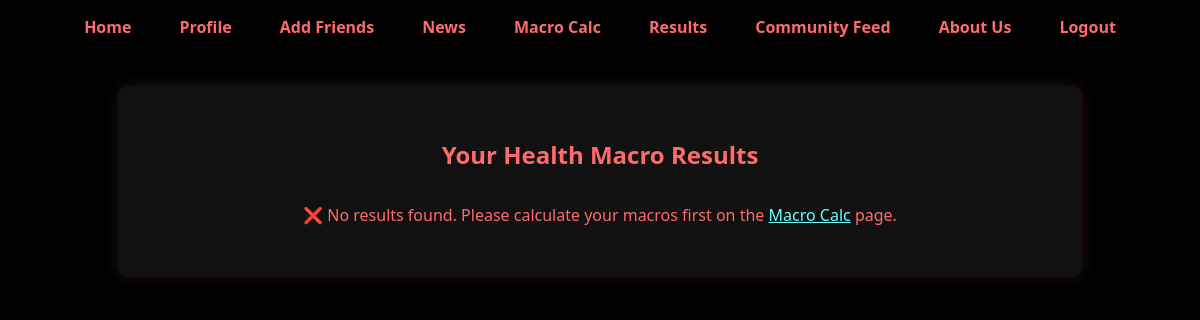
The page /results (signed in) on the database as committed earlier.
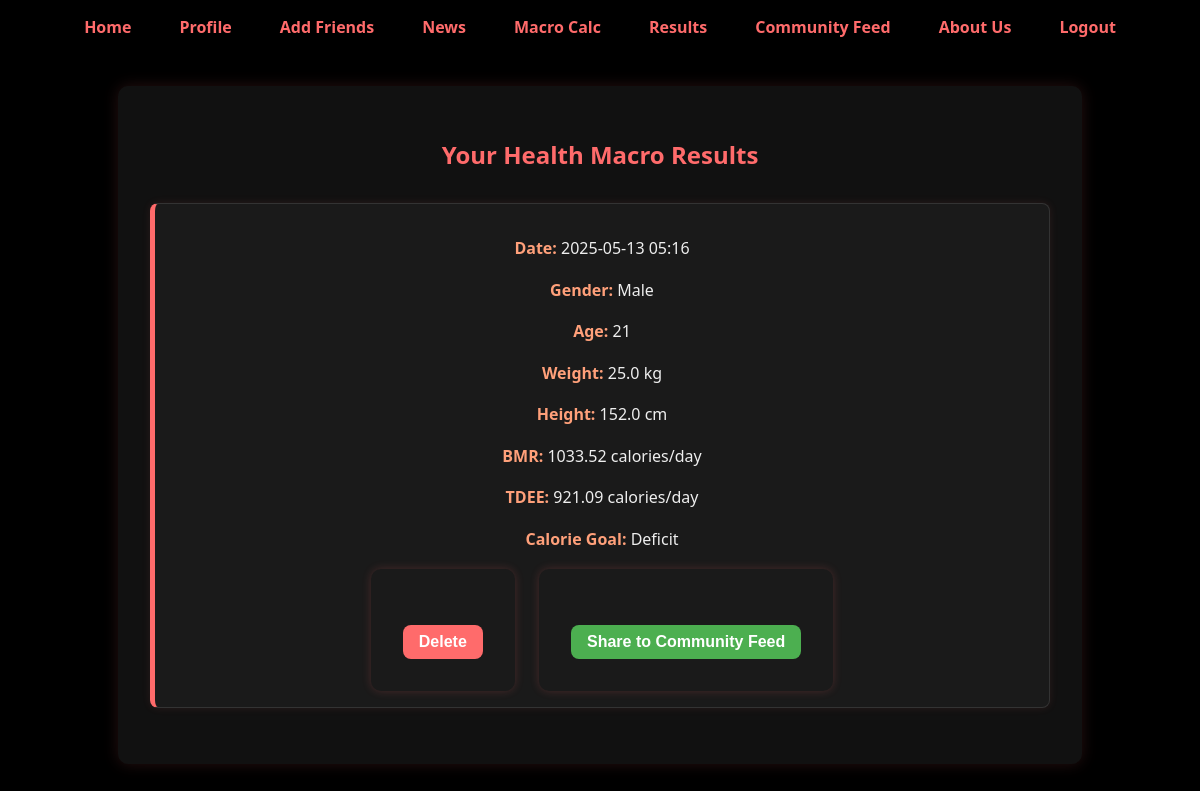
The same page on the database as committed later.
### app/models.py (models this page shows)
class MacroPost(db.Model):
    id = db.Column(db.Integer, primary_key=True)
    gender = db.Column(db.String(10), nullable=False)
    age = db.Column(db.Integer, nullable=False)
    weight = db.Column(db.Float, nullable=False)
    height = db.Column(db.Float, nullable=False)
    bmr = db.Column(db.Float, nullable=False)
    tdee = db.Column(db.Float, nullable=False)
    calorie_goal = db.Column(db.String(10), nullable=False, server_default='maintain')
    timestamp = db.Column(db.DateTime, server_default=db.func.now())
    user_id = db.Column(db.Integer, db.ForeignKey('user.id'), nullable=False)
    user = db.relationship('User', backref=db.backref('macroposts', lazy=True))

### app/routes.py (the view)
@app.route("/results")
def results():
    macro_posts = []
    if current_user.is_authenticated:
        macro_posts = MacroPost.query.filter_by(user_id=current_user.id).order_by(MacroPost.timestamp.desc()).all()
    return render_template("results.html", macro_posts=macro_posts)

### app/__init__.py (called while the page is built)
@login_manager.user_loader
def load_user(user_id):
    return User.query.get(int(user_id))

### app/templates/results.html (shortened to what this page needs)
{% extends "base.html" %}
{% block content %}
<section>
    <h1>Your Health Macro Results</h1>
    {% if macro_posts and macro_posts|length > 0 %}
        <div class="macro-history" style="margin-top: 2rem;">
            <ul>
                {% for post in macro_posts %}
                    <li style="margin-bottom: 1.5rem; text-align:center;">
                        <p><strong>Date:</strong> {{ post.timestamp.strftime('%Y-%m-%d %H:%M') }}</p>
                        <p><strong>Gender:</strong> {{ post.gender|capitalize }}</p>
                        <p><strong>Age:</strong> {{ post.age }}</p>
                        <p><strong>Weight:</strong> {{ post.weight }} kg</p>
                        <p><strong>Height:</strong> {{ post.height }} cm</p>
                        <p><strong>BMR:</strong> {{ post.bmr }} calories/day</p>
                        <p><strong>TDEE:</strong> {{ post.tdee }} calories/day</p>
                        <p><strong>Calorie Goal:</strong> {{ post.calorie_goal|capitalize }}</p>
                        <form action="{{ url_for('delete_macro_post', post_id=post.id) }}" method="POST" style="display:inline-block; margin: 0 10px;">
                            <button type="submit" onclick="return confirm('Are you sure you want to delete this entry?');" style="background-color: #ff6b6b; color: #fff; font-weight: bold; padding: 8px 16px; border: none; border-radius: 8px; cursor: pointer;">Delete</button>
                        </form>
                        <form action="{{ url_for('create_feed_post', post_id=post.id) }}" method="POST" style="display:inline-block; margin: 0 10px;">
                            <button type="submit" style="background-color: #4CAF50; color: #fff; font-weight: bold; padding: 8px 16px; border: none; border-radius: 8px; cursor: pointer;">Share to Community Feed</button>
                        </form>
                    </li>
                {% endfor %}
            </ul>
        </div>
    {% else %}
        <div class="no-results-message" style="text-align:center; font-size: 1.1rem; margin-top: 2rem;">
            <p style='color:#ff6b6b;'>❌ No results found. Please calculate your macros first on the <a href='/calculator' style='color:#6bffff; text-decoration:underline;'>Macro Calc</a> page.</p>
        </div>
    {% endif %}
</section>
{% endblock %}

### app/templates/base.html (shortened to what this page needs)
<!DOCTYPE html>
<html lang="en">
<head>
  <link rel="stylesheet" href="{{ url_for('static', filename='css/style.css') }}">
</head>
<body>
  <header>
    <nav>
      <ul>
        <li><a href="{{ url_for('home') }}">Home</a></li>
        {% if current_user.is_authenticated %}
          <li><a href="{{ url_for('profile') }}">Profile</a></li>
          <li><a href="{{ url_for('friends') }}">Add Friends</a></li>
          <li><a href="{{ url_for('news') }}">News</a></li>
        {% else %}
          <li><a href="{{ url_for('login') }}">Login</a></li>
          <li><a href="{{ url_for('calculator') }}">Macro Calc</a></li>
        {% endif %}
        {% if current_user.is_authenticated and request.endpoint != 'view_user_profile' %}
        <li><a href="{{ url_for('calculator') }}">Macro Calc</a></li>
        {% endif %}
        <li><a href="{{ url_for('results') }}">Results</a></li>
        <li><a href="{{ url_for('feed') }}">Community Feed</a></li>
        <li><a href="{{ url_for('about') }}">About Us</a></li>
        {% if current_user.is_authenticated %}
          <li><a href="{{ url_for('logout') }}">Logout</a></li>
        {% endif %}
      </ul>
    </nav>
  </header>
  <main>
    {% block content %}
    {% endblock %}
  </main>
</body>
</html>

### app/static/css/style.css (style rules this page uses)
body { background-color: #000; color: #eee; font-family: 'Segoe UI', Tahoma, Geneva, Verdana, sans-serif; margin: 0; padding: 0; }
h1, h2 { color: #ff6b6b; text-align: center; }
header { padding: 1rem 2rem; }
nav ul { list-style: none; display: flex; justify-content: flex-end; gap: 1rem; padding: 0; margin: 0; }
nav a { position: relative; color: #ff6b6b; font-weight: bold; text-decoration: none; padding: 0.5rem 1rem; transition: color 0.3s ease; }
nav a::after { content: ''; position: absolute; left: 0; bottom: 0; height: 2px; width: 0%; background-color: #ff6b6b; transition: width 0.3s ease; }
form { background-color: #1a1a1a; padding: 2rem; border-radius: 10px; max-width: 500px; margin: 2rem auto; box-shadow: 0 0 10px rgba(255, 107, 107, 0.2); }
input, select, button { width: 100%; padding: 0.7rem; margin-top: 0.5rem; border-radius: 5px; border: none; background-color: #333; color: #fff; font-size: 1rem; }
button { background-color: #ff6b6b; color: #000; font-weight: bold; margin-top: 1.5rem; cursor: pointer; transition: background-color 0.3s; }
section { background-color: #111; color: #eee; max-width: 900px; margin: 2rem auto; padding: 2rem; border-radius: 10px; box-shadow: 0 0 15px rgba(255, 107, 107, 0.15); }
section p { font-size: 1rem; line-height: 1.6; }
.macro-history ul { list-style: none; padding: 0; margin: 0; }
.macro-history li { background-color: #1a1a1a; border: 1px solid #333; border-left: 5px solid #ff6b6b; border-radius: 8px; padding: 1rem; margin-bottom: 1rem; box-shadow: 0 0 8px rgba(255, 107, 107, 0.1); transition: transform 0.2s ease; }
.macro-history strong { color: #ffa07a; }
nav ul { flex-wrap: wrap; justify-content: center; }

Rows that differ between the two databases and show on the page:
added MacroPost: timestamp "2025-05-13 05:16", gender "Male", age "21", weight "25.0", height "152.0", bmr "1033.52", tdee "921.09", calorie_goal "Deficit"
Other text that changed with them:
text no longer shown: "❌ No results found. Please calculate your macros first on the Macro Calc page."
